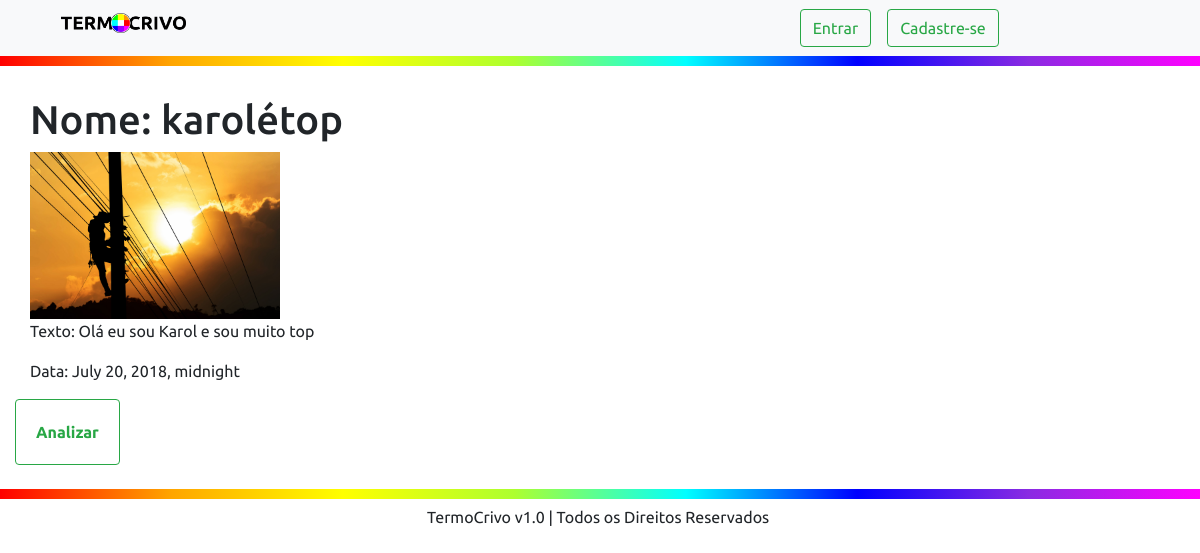
Screenshot of /contaCores/karol-top/ with the database file from the repository.
### contaCores/models.py (models this page shows, shortened)
class ContaCores(models.Model):
    nome = models.CharField(max_length=100)
    slug = models.CharField(max_length=100)
    texto = models.TextField()
    data = models.DateTimeField()
    foto = models.ImageField(default='default.png', blank=True)
    autor = models.ForeignKey(User, on_delete=models.PROTECT)

### contaCores/views.py (the view)
# urls.py: url(r'^(?P<slug>[\w-]+)/$', views.contaCores_detalhes, name="detalhes"),
def contaCores_detalhes(request, slug):
    contaCor = ContaCores.objects.get(slug=slug)
    return render(request, 'contaCores/contaCores_detalhes.html',{'contaCor':contaCor})

### contaCores/templates/contaCores/contaCores_detalhes.html (shortened to what this page needs)
{% extends 'base_layout.html' %}
{% load static from staticfiles %}
{% block content %}
	<div class="container-fluid mt-3">
		<h1>Nome: {{contaCor.nome}}</h1>
		<img src="{{ contaCor.foto.url }}" width="250px">
		<p>Texto: {{contaCor.texto}}</p>
		<p>Data: {{contaCor.data}}</p>
	</div>
	<form class="site-form" action="{% url 'contaCores:analise' %}" method="post" enctype="multipart/form-data">
        <input class="btn btn-outline-success" type="submit" value="Analizar">
    </form>
{% endblock %}

### assets/css/main.css (style rules this page uses)
body { background: white; font-family: 'Ubuntu', sans-serif; }
.site-form input, .site-form textarea, .site-form label { display: block; margin: 10px 0 0 0; padding: 20px; font-weight: bolder; }

### rows the page displays
ContaCores: nome "karolétop", foto (picture), texto "Olá eu sou Karol e sou muito top", data "July 20, 2018, midnight"
